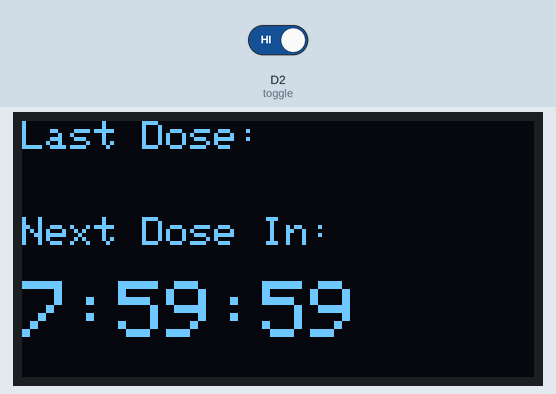
A sketch run on a simulated Arduino Uno R4 WiFi. Shown: 128×64 one-colour display. The test bench sets the inputs (shaded band); at power-on: D2 (toggle) HIGH. The local clock reads 2024-03-15 10:24:30 at power-on unless the sketch sets it; what the sketch prints to the serial monitor is not drawn.

Above: at 1.6 s.
1.7 s: D2 (toggle) driven LOW
At 2.4 s:
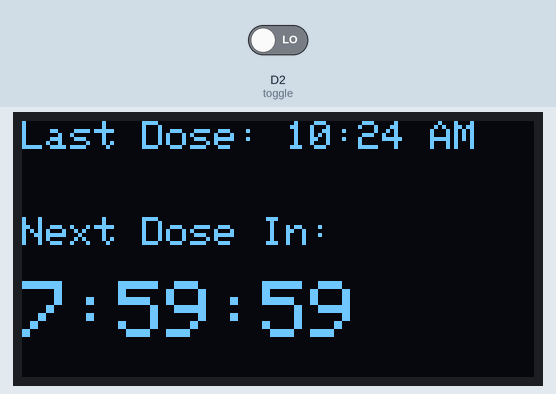
At 3.8 s:
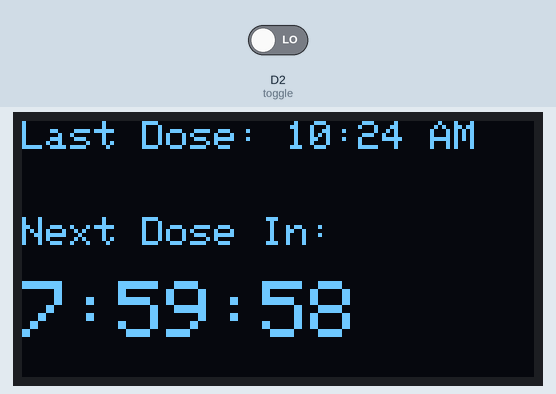
Timing chart, 0 to 5.3 s (numbered marks = the images above; inputs shaded):
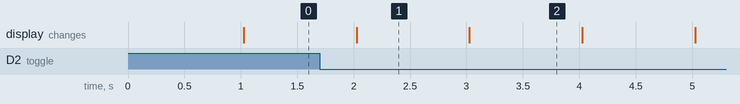

Measured:
- after the input at 1.7 s, the display: changes after 0.33 s (image 1)
- what the display in image 1 shows lasts 1.0 s, from 2.0 s to 3.0 s

The sketch:

Electronic_Components.ino
```cpp
#include "RTC.h"
#include <Wire.h>
#include <Adafruit_GFX.h>
#include <Adafruit_SSD1306.h>
#include <Fonts/FreeSans9pt7b.h>

#define SCREEN_WIDTH 128
#define SCREEN_HEIGHT 64

const int toggle = 2;
bool boxOpen = false;
bool missedDose = false;
String lastDose;
int prevState = HIGH;
int doseHourly = 8;
unsigned long timerStart;
unsigned long doseInc = doseHourly * 60 * 60 * 1000; // hour to milliseconds
unsigned long nextDose;
unsigned long lastUpdate = 0;
const unsigned long updateInterval = 1000; // for refresh rate of screen

Adafruit_SSD1306 display(SCREEN_WIDTH, SCREEN_HEIGHT, &Wire, -1);

void setup() {
  Wire.begin();
  pinMode(toggle, INPUT_PULLUP);  // Uses internal pull-up resistor
  Serial.begin(9600);

  display.begin(SSD1306_SWITCHCAPVCC, 0x3C);  // Initialize screen with I2C address
  display.clearDisplay();
  display.setTextSize(1);
  display.setTextColor(WHITE);
  display.setCursor(0, 0);

  //display.println("Thank you for using \n TimelyRx!");
  display.display();

  RTC.begin();

  timerStart = millis();

  //DELETE AFTER USE - only used to set time when arduino is started
  //RTCTime startTime(13, Month::APRIL, 2025, 06, 19, 30, DayOfWeek::WEDNESDAY, SaveLight::SAVING_TIME_ACTIVE);
  //RTC.setTime(startTime);
}

void loop() {
  unsigned long currentMillis = millis();
  int currentState = digitalRead(toggle);

  nextDose = doseInc - (currentMillis - timerStart);

  // Check if state changed
  if (currentState != prevState) {
    delay(50);  // debounce delay
    currentState = digitalRead(toggle); // re-read after debounce

    if (currentState != prevState) { // double check
      prevState = currentState; //set previous state

      if (currentState == LOW) { //circuit is closed
        boxOpen = true;
        timerStart = millis();
        lastDose = getDoseTime();
        missedDose = false;
        sendTimeStamp();

      } else {
        boxOpen = false;
      }
    }
  }
  if (currentMillis - lastUpdate >= updateInterval) {
    displayDoseTime(lastDose);
    lastUpdate = currentMillis;
  }

  if (nextDose <= 0){
    nextDose = doseInc;
    missedDose = true;
  }
}

String getDoseTime(){
  RTCTime currentTime;
  RTC.getTime(currentTime);
  int hour = currentTime.getHour();
  int min = currentTime.getMinutes();
  const char* timeOfDay = "AM";

  if (hour >= 12) {
    timeOfDay = "PM";
    if (hour > 12) {
      hour -= 12;
    }
  } else if (hour == 0) {
    hour = 12;  // midnight edge case
  }

  char buffer[10];
  sprintf(buffer, "%02d:%02d %s", hour, min, timeOfDay);

  return String(buffer);
}

String calcNextDose(){
  int nextHour = nextDose / (60 * 60 * 1000);
  int nextMin = (nextDose % (60 * 60 * 1000)) / (60 * 1000);
  int nextSec = (nextDose % (60 * 1000)) / 1000;

  char buffer[11];
  sprintf(buffer, "%d:%02d:%02d", nextHour, nextMin, nextSec);  // countdowm timer format
  return String(buffer);
}

void displayDoseTime(String dosageTime){ //add in the skip dose feature!!
  display.clearDisplay();
  display.setTextColor(WHITE);
  display.setCursor(0, 0);
  display.setTextSize(1);

  if(nextDose < doseInc / 2 && missedDose){
    display.println("Dose is overdue :(");
    display.println("");
    display.println("Skip this one!");
  }

  else{
    display.print("Last Dose: ");
    display.println(dosageTime);
    display.println("");
  }

  display.println("");
  display.println("Next Dose In:");
  display.println("");
  display.setTextSize(2);
  display.print(calcNextDose());

  display.display();// Push buffer to screen
}

void sendTimeStamp(){
  RTCTime currentTime;
  RTC.getTime(currentTime);

  char buffer[20];
  sprintf(buffer, "%04d-%02d-%02d %02d:%02d:%02d", //YYYY-MM-DD HH:MM:SS format
        currentTime.getYear(),
        static_cast<int>(currentTime.getMonth()),
        currentTime.getDayOfMonth(),
        currentTime.getHour(),
        currentTime.getMinutes(),
        currentTime.getSeconds());

  Serial.println(buffer);  // Send this over to Python
}
```
